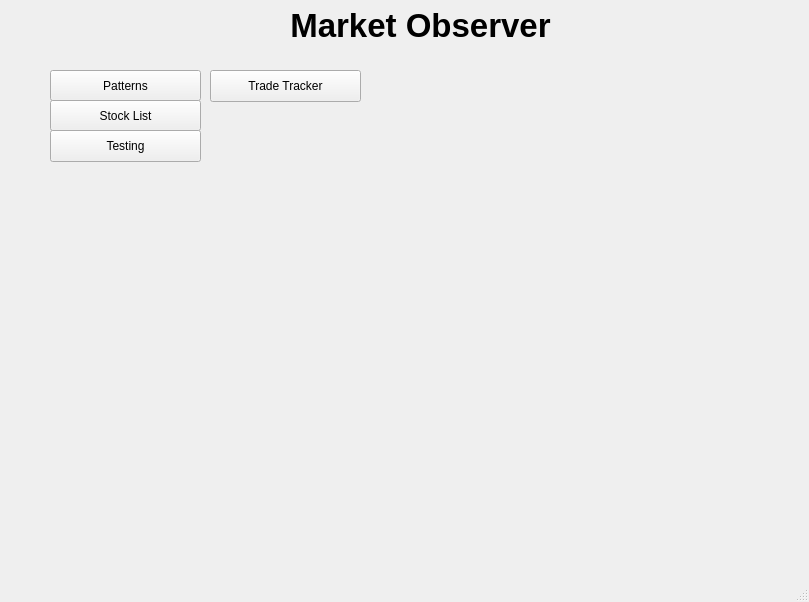
<?xml version="1.0" encoding="UTF-8"?>
<ui version="4.0">
 <class>MainWindow</class>
 <widget class="QMainWindow" name="MainWindow">
  <property name="geometry">
   <rect>
    <x>0</x>
    <y>0</y>
    <width>809</width>
    <height>602</height>
   </rect>
  </property>
  <property name="windowTitle">
   <string>MainWindow</string>
  </property>
  <widget class="QWidget" name="centralwidget">
   <widget class="QStackedWidget" name="stackedWidget">
    <property name="geometry">
     <rect>
      <x>10</x>
      <y>0</y>
      <width>801</width>
      <height>551</height>
     </rect>
    </property>
    <widget class="QWidget" name="homescreenPage">
     <widget class="QPushButton" name="patternsButton">
      <property name="geometry">
       <rect>
        <x>40</x>
        <y>70</y>
        <width>151</width>
        <height>31</height>
       </rect>
      </property>
      <property name="focusPolicy">
       <enum>Qt::NoFocus</enum>
      </property>
      <property name="text">
       <string>Patterns</string>
      </property>
     </widget>
     <widget class="QPushButton" name="stockListButton">
      <property name="geometry">
       <rect>
        <x>40</x>
        <y>100</y>
        <width>151</width>
        <height>31</height>
       </rect>
      </property>
      <property name="focusPolicy">
       <enum>Qt::NoFocus</enum>
      </property>
      <property name="text">
       <string>Stock List</string>
      </property>
     </widget>
     <widget class="QLabel" name="label">
      <property name="geometry">
       <rect>
        <x>230</x>
        <y>0</y>
        <width>361</width>
        <height>51</height>
       </rect>
      </property>
      <property name="font">
       <font>
        <pointsize>25</pointsize>
        <weight>75</weight>
        <bold>true</bold>
       </font>
      </property>
      <property name="text">
       <string>Market Observer</string>
      </property>
      <property name="alignment">
       <set>Qt::AlignCenter</set>
      </property>
     </widget>
     <widget class="QPushButton" name="pushButton">
      <property name="geometry">
       <rect>
        <x>40</x>
        <y>130</y>
        <width>151</width>
        <height>32</height>
       </rect>
      </property>
      <property name="focusPolicy">
       <enum>Qt::NoFocus</enum>
      </property>
      <property name="text">
       <string>Testing</string>
      </property>
     </widget>
     <widget class="QPushButton" name="tradeTrackerButton">
      <property name="enabled">
       <bool>true</bool>
      </property>
      <property name="geometry">
       <rect>
        <x>200</x>
        <y>70</y>
        <width>151</width>
        <height>32</height>
       </rect>
      </property>
      <property name="text">
       <string>Trade Tracker</string>
      </property>
     </widget>
    </widget>
    <widget class="QWidget" name="patternsPage">
     <widget class="QListView" name="patternsListView">
      <property name="geometry">
       <rect>
        <x>120</x>
        <y>40</y>
        <width>501</width>
        <height>511</height>
       </rect>
      </property>
      <property name="font">
       <font>
        <pointsize>16</pointsize>
       </font>
      </property>
      <property name="spacing">
       <number>5</number>
      </property>
     </widget>
     <widget class="QPushButton" name="patternPageBackButton">
      <property name="geometry">
       <rect>
        <x>0</x>
        <y>0</y>
        <width>113</width>
        <height>32</height>
       </rect>
      </property>
      <property name="text">
       <string>Back</string>
      </property>
     </widget>
     <widget class="QPushButton" name="plusminusPatternsButton">
      <property name="geometry">
       <rect>
        <x>760</x>
        <y>0</y>
        <width>41</width>
        <height>32</height>
       </rect>
      </property>
      <property name="text">
       <string>+</string>
      </property>
     </widget>
     <widget class="QPushButton" name="editNewPatternsButton">
      <property name="geometry">
       <rect>
        <x>0</x>
        <y>100</y>
        <width>113</width>
        <height>32</height>
       </rect>
      </property>
      <property name="text">
       <string>Edit</string>
      </property>
     </widget>
     <widget class="QPushButton" name="removeNewPatternsButton">
      <property name="geometry">
       <rect>
        <x>0</x>
        <y>130</y>
        <width>113</width>
        <height>32</height>
       </rect>
      </property>
      <property name="text">
       <string>Remove</string>
      </property>
     </widget>
     <widget class="QLabel" name="label_9">
      <property name="geometry">
       <rect>
        <x>330</x>
        <y>0</y>
        <width>211</width>
        <height>31</height>
       </rect>
      </property>
      <property name="font">
       <font>
        <pointsize>25</pointsize>
        <weight>75</weight>
        <bold>true</bold>
        <underline>true</underline>
       </font>
      </property>
      <property name="text">
       <string>Current Patterns</string>
      </property>
      <property name="alignment">
       <set>Qt::AlignCenter</set>
      </property>
     </widget>
     <widget class="QTextBrowser" name="additionalInfoBrowser">
      <property name="geometry">
       <rect>
        <x>630</x>
        <y>300</y>
        <width>171</width>
        <height>251</height>
       </rect>
      </property>
     </widget>
    </widget>
    <widget class="QWidget" name="stockListPage">
     <widget class="QListView" name="stockListListView">
      <property name="geometry">
       <rect>
        <x>125</x>
        <y>51</y>
        <width>491</width>
        <height>501</height>
       </rect>
      </property>
     </widget>
     <widget class="QLabel" name="label_10">
      <property name="geometry">
       <rect>
        <x>330</x>
        <y>10</y>
        <width>201</width>
        <height>31</height>
       </rect>
      </property>
      <property name="font">
       <font>
        <pointsize>25</pointsize>
        <weight>75</weight>
        <bold>true</bold>
        <underline>true</underline>
       </font>
      </property>
      <property name="text">
       <string>Stock Lists</string>
      </property>
      <property name="alignment">
       <set>Qt::AlignCenter</set>
      </property>
     </widget>
     <widget class="QPushButton" name="stockListPageBackButton">
      <property name="geometry">
       <rect>
        <x>0</x>
        <y>10</y>
        <width>113</width>
        <height>32</height>
       </rect>
      </property>
      <property name="text">
       <string>Back</string>
      </property>
     </widget>
     <widget class="QPushButton" name="removeNewStockListButton">
      <property name="geometry">
       <rect>
        <x>0</x>
        <y>140</y>
        <width>113</width>
        <height>32</height>
       </rect>
      </property>
      <property name="text">
       <string>Remove</string>
      </property>
     </widget>
     <widget class="QPushButton" name="editNewStockListsButton">
      <property name="geometry">
       <rect>
        <x>0</x>
        <y>110</y>
        <width>113</width>
        <height>32</height>
       </rect>
      </property>
      <property name="text">
       <string>Edit</string>
      </property>
     </widget>
     <widget class="QPushButton" name="plusStockListButton">
      <property name="geometry">
       <rect>
        <x>760</x>
        <y>0</y>
        <width>41</width>
        <height>32</height>
       </rect>
      </property>
      <property name="text">
       <string>+</string>
      </property>
     </widget>
     <widget class="QTextBrowser" name="additionalInfoStockListBrowser">
      <property name="geometry">
       <rect>
        <x>630</x>
        <y>300</y>
        <width>171</width>
        <height>251</height>
       </rect>
      </property>
     </widget>
     <widget class="QPushButton" name="viewStockListsButton">
      <property name="geometry">
       <rect>
        <x>660</x>
        <y>120</y>
        <width>113</width>
        <height>32</height>
       </rect>
      </property>
      <property name="text">
       <string>View</string>
      </property>
     </widget>
    </widget>
    <widget class="QWidget" name="stocksPage">
     <widget class="QPushButton" name="stocksBackButton">
      <property name="geometry">
       <rect>
        <x>10</x>
        <y>520</y>
        <width>113</width>
        <height>32</height>
       </rect>
      </property>
      <property name="text">
       <string>Back</string>
      </property>
     </widget>
     <widget class="QListView" name="stocksListView">
      <property name="geometry">
       <rect>
        <x>30</x>
        <y>30</y>
        <width>201</width>
        <height>481</height>
       </rect>
      </property>
     </widget>
     <widget class="QStackedWidget" name="stackedWidget_2">
      <property name="geometry">
       <rect>
        <x>240</x>
        <y>30</y>
        <width>561</width>
        <height>521</height>
       </rect>
      </property>
      <property name="currentIndex">
       <number>1</number>
      </property>
      <widget class="QWidget" name="controlPage">
       <widget class="QPushButton" name="controlPageNewStockButton">
        <property name="geometry">
         <rect>
          <x>20</x>
          <y>40</y>
          <width>113</width>
          <height>32</height>
         </rect>
        </property>
        <property name="text">
         <string>New Stock</string>
        </property>
       </widget>
      </widget>
      <widget class="QWidget" name="addDataPage">
       <widget class="QTableView" name="newStockTableView">
        <property name="geometry">
         <rect>
          <x>10</x>
          <y>30</y>
          <width>521</width>
          <height>391</height>
         </rect>
        </property>
        <property name="selectionMode">
         <enum>QAbstractItemView::ExtendedSelection</enum>
        </property>
       </widget>
       <widget class="QLabel" name="label_11">
        <property name="geometry">
         <rect>
          <x>10</x>
          <y>430</y>
          <width>59</width>
          <height>16</height>
         </rect>
        </property>
        <property name="text">
         <string>Date:</string>
        </property>
       </widget>
       <widget class="QLineEdit" name="dateStockLineEdit">
        <property name="geometry">
         <rect>
          <x>10</x>
          <y>450</y>
          <width>51</width>
          <height>21</height>
         </rect>
        </property>
       </widget>
       <widget class="QLineEdit" name="patternTriggeredStockLineEdit">
        <property name="geometry">
         <rect>
          <x>100</x>
          <y>490</y>
          <width>61</width>
          <height>21</height>
         </rect>
        </property>
       </widget>
       <widget class="QLineEdit" name="patternSuccessStockLineEdit">
        <property name="enabled">
         <bool>true</bool>
        </property>
        <property name="geometry">
         <rect>
          <x>280</x>
          <y>490</y>
          <width>61</width>
          <height>21</height>
         </rect>
        </property>
       </widget>
       <widget class="QLabel" name="label_14">
        <property name="geometry">
         <rect>
          <x>390</x>
          <y>430</y>
          <width>121</width>
          <height>16</height>
         </rect>
        </property>
        <property name="text">
         <string>Date of Peak Price:</string>
        </property>
       </widget>
       <widget class="QLineEdit" name="dateOfPeakPriceLineEdit">
        <property name="geometry">
         <rect>
          <x>390</x>
          <y>450</y>
          <width>71</width>
          <height>21</height>
         </rect>
        </property>
       </widget>
       <widget class="QPushButton" name="addDataWithinStockButton">
        <property name="geometry">
         <rect>
          <x>480</x>
          <y>460</y>
          <width>81</width>
          <height>32</height>
         </rect>
        </property>
        <property name="text">
         <string>Add</string>
        </property>
       </widget>
       <widget class="QPushButton" name="removeDataWithinStockButton">
        <property name="geometry">
         <rect>
          <x>480</x>
          <y>490</y>
          <width>81</width>
          <height>32</height>
         </rect>
        </property>
        <property name="text">
         <string>Remove</string>
        </property>
       </widget>
       <widget class="QPushButton" name="returnToStatsButton">
        <property name="geometry">
         <rect>
          <x>420</x>
          <y>0</y>
          <width>112</width>
          <height>32</height>
         </rect>
        </property>
        <property name="text">
         <string>Stats</string>
        </property>
       </widget>
       <widget class="QRadioButton" name="patternSuccessRadioButton">
        <property name="geometry">
         <rect>
          <x>70</x>
          <y>450</y>
          <width>131</width>
          <height>20</height>
         </rect>
        </property>
        <property name="text">
         <string>Successful Yeild?</string>
        </property>
       </widget>
       <widget class="QRadioButton" name="patternTriggeredRadioButton">
        <property name="geometry">
         <rect>
          <x>70</x>
          <y>430</y>
          <width>141</width>
          <height>20</height>
         </rect>
        </property>
        <property name="text">
         <string>Pattern Triggered?</string>
        </property>
       </widget>
       <widget class="QPushButton" name="specialDataTableAddDataButton">
        <property name="geometry">
         <rect>
          <x>10</x>
          <y>0</y>
          <width>41</width>
          <height>32</height>
         </rect>
        </property>
        <property name="text">
         <string>+</string>
        </property>
       </widget>
       <widget class="QLabel" name="label_12">
        <property name="geometry">
         <rect>
          <x>220</x>
          <y>430</y>
          <width>101</width>
          <height>16</height>
         </rect>
        </property>
        <property name="text">
         <string>Price at Trigger:</string>
        </property>
       </widget>
       <widget class="QLabel" name="label_15">
        <property name="geometry">
         <rect>
          <x>220</x>
          <y>450</y>
          <width>101</width>
          <height>16</height>
         </rect>
        </property>
        <property name="text">
         <string>Price at Peak:</string>
        </property>
       </widget>
       <widget class="QLineEdit" name="priceAtTriggerLineEdit">
        <property name="geometry">
         <rect>
          <x>320</x>
          <y>430</y>
          <width>41</width>
          <height>21</height>
         </rect>
        </property>
       </widget>
       <widget class="QLineEdit" name="priceAtPeakLineEdit">
        <property name="geometry">
         <rect>
          <x>320</x>
          <y>450</y>
          <width>41</width>
          <height>21</height>
         </rect>
        </property>
       </widget>
      </widget>
      <widget class="QWidget" name="statsPage">
       <widget class="QLabel" name="stockNameLabel">
        <property name="geometry">
         <rect>
          <x>210</x>
          <y>5</y>
          <width>141</width>
          <height>21</height>
         </rect>
        </property>
        <property name="font">
         <font>
          <weight>75</weight>
          <bold>true</bold>
          <underline>true</underline>
         </font>
        </property>
        <property name="text">
         <string>StockName</string>
        </property>
        <property name="alignment">
         <set>Qt::AlignCenter</set>
        </property>
       </widget>
       <widget class="QTextBrowser" name="statsTextBrowser">
        <property name="geometry">
         <rect>
          <x>0</x>
          <y>30</y>
          <width>551</width>
          <height>451</height>
         </rect>
        </property>
       </widget>
       <widget class="QPushButton" name="editStatsbutton">
        <property name="geometry">
         <rect>
          <x>10</x>
          <y>0</y>
          <width>121</width>
          <height>32</height>
         </rect>
        </property>
        <property name="text">
         <string>Edit/Enter Stats</string>
        </property>
       </widget>
       <widget class="QPushButton" name="removeStockButton">
        <property name="geometry">
         <rect>
          <x>440</x>
          <y>0</y>
          <width>112</width>
          <height>32</height>
         </rect>
        </property>
        <property name="text">
         <string>Remove Stock</string>
        </property>
       </widget>
      </widget>
     </widget>
     <widget class="QPushButton" name="otherAddNewStockButton">
      <property name="geometry">
       <rect>
        <x>30</x>
        <y>0</y>
        <width>41</width>
        <height>32</height>
       </rect>
      </property>
      <property name="text">
       <string>+</string>
      </property>
     </widget>
    </widget>
    <widget class="QWidget" name="testPage">
     <widget class="QLabel" name="label_3">
      <property name="geometry">
       <rect>
        <x>70</x>
        <y>60</y>
        <width>681</width>
        <height>121</height>
       </rect>
      </property>
      <property name="font">
       <font>
        <pointsize>7</pointsize>
       </font>
      </property>
      <property name="text">
       <string>path</string>
      </property>
     </widget>
     <widget class="QPushButton" name="createMainDataDirectoryButton">
      <property name="geometry">
       <rect>
        <x>50</x>
        <y>270</y>
        <width>191</width>
        <height>32</height>
       </rect>
      </property>
      <property name="text">
       <string>Create Main Data Directory</string>
      </property>
     </widget>
     <widget class="QPushButton" name="emptyButton">
      <property name="geometry">
       <rect>
        <x>290</x>
        <y>270</y>
        <width>201</width>
        <height>32</height>
       </rect>
      </property>
      <property name="text">
       <string>Is this directory empty?</string>
      </property>
     </widget>
     <widget class="QLabel" name="label_4">
      <property name="geometry">
       <rect>
        <x>320</x>
        <y>310</y>
        <width>141</width>
        <height>20</height>
       </rect>
      </property>
      <property name="text">
       <string>Empty?</string>
      </property>
      <property name="alignment">
       <set>Qt::AlignCenter</set>
      </property>
     </widget>
     <widget class="QPushButton" name="createDatabaseButton">
      <property name="geometry">
       <rect>
        <x>530</x>
        <y>270</y>
        <width>201</width>
        <height>32</height>
       </rect>
      </property>
      <property name="text">
       <string>Create database in appdata</string>
      </property>
     </widget>
     <widget class="QLabel" name="label_5">
      <property name="geometry">
       <rect>
        <x>520</x>
        <y>300</y>
        <width>221</width>
        <height>20</height>
       </rect>
      </property>
      <property name="text">
       <string/>
      </property>
      <property name="alignment">
       <set>Qt::AlignCenter</set>
      </property>
     </widget>
     <widget class="QLabel" name="label_6">
      <property name="geometry">
       <rect>
        <x>520</x>
        <y>380</y>
        <width>231</width>
        <height>20</height>
       </rect>
      </property>
      <property name="text">
       <string/>
      </property>
      <property name="alignment">
       <set>Qt::AlignCenter</set>
      </property>
     </widget>
     <widget class="QPushButton" name="deleteDatabaseButton">
      <property name="geometry">
       <rect>
        <x>530</x>
        <y>350</y>
        <width>201</width>
        <height>32</height>
       </rect>
      </property>
      <property name="text">
       <string>Try to delete the database</string>
      </property>
     </widget>
     <widget class="QPushButton" name="checkExistanceButton">
      <property name="geometry">
       <rect>
        <x>520</x>
        <y>400</y>
        <width>231</width>
        <height>32</height>
       </rect>
      </property>
      <property name="text">
       <string>Check if it maindatabase.db exist</string>
      </property>
     </widget>
     <widget class="QPushButton" name="returnButton">
      <property name="geometry">
       <rect>
        <x>10</x>
        <y>510</y>
        <width>113</width>
        <height>32</height>
       </rect>
      </property>
      <property name="text">
       <string>Return</string>
      </property>
     </widget>
     <widget class="QPushButton" name="nextTestButton">
      <property name="geometry">
       <rect>
        <x>640</x>
        <y>510</y>
        <width>113</width>
        <height>32</height>
       </rect>
      </property>
      <property name="text">
       <string>Next Test</string>
      </property>
     </widget>
    </widget>
    <widget class="QWidget" name="testPage2">
     <widget class="QPushButton" name="returnButton2">
      <property name="geometry">
       <rect>
        <x>10</x>
        <y>500</y>
        <width>131</width>
        <height>32</height>
       </rect>
      </property>
      <property name="text">
       <string>Return</string>
      </property>
     </widget>
     <widget class="QPushButton" name="pushButton_3">
      <property name="geometry">
       <rect>
        <x>80</x>
        <y>230</y>
        <width>61</width>
        <height>32</height>
       </rect>
      </property>
      <property name="text">
       <string>Save</string>
      </property>
     </widget>
     <widget class="QLineEdit" name="lineEdit">
      <property name="geometry">
       <rect>
        <x>110</x>
        <y>200</y>
        <width>113</width>
        <height>21</height>
       </rect>
      </property>
     </widget>
     <widget class="QLineEdit" name="lineEdit_2">
      <property name="geometry">
       <rect>
        <x>110</x>
        <y>120</y>
        <width>113</width>
        <height>21</height>
       </rect>
      </property>
     </widget>
     <widget class="QLineEdit" name="lineEdit_3">
      <property name="geometry">
       <rect>
        <x>110</x>
        <y>160</y>
        <width>113</width>
        <height>21</height>
       </rect>
      </property>
     </widget>
     <widget class="QLabel" name="label_2">
      <property name="geometry">
       <rect>
        <x>30</x>
        <y>160</y>
        <width>59</width>
        <height>16</height>
       </rect>
      </property>
      <property name="text">
       <string>Name</string>
      </property>
     </widget>
     <widget class="QLabel" name="label_7">
      <property name="geometry">
       <rect>
        <x>30</x>
        <y>120</y>
        <width>59</width>
        <height>16</height>
       </rect>
      </property>
      <property name="text">
       <string>Number</string>
      </property>
     </widget>
     <widget class="QLabel" name="label_8">
      <property name="geometry">
       <rect>
        <x>30</x>
        <y>200</y>
        <width>59</width>
        <height>16</height>
       </rect>
      </property>
      <property name="text">
       <string>Amount</string>
      </property>
     </widget>
     <widget class="QPushButton" name="createTableButton">
      <property name="geometry">
       <rect>
        <x>110</x>
        <y>20</y>
        <width>113</width>
        <height>32</height>
       </rect>
      </property>
      <property name="text">
       <string>Create Table</string>
      </property>
     </widget>
     <widget class="QLabel" name="creationLabel">
      <property name="geometry">
       <rect>
        <x>220</x>
        <y>30</y>
        <width>121</width>
        <height>16</height>
       </rect>
      </property>
      <property name="text">
       <string/>
      </property>
     </widget>
     <widget class="QPushButton" name="updateButton">
      <property name="geometry">
       <rect>
        <x>130</x>
        <y>230</y>
        <width>71</width>
        <height>32</height>
       </rect>
      </property>
      <property name="text">
       <string>Update</string>
      </property>
     </widget>
     <widget class="QPushButton" name="pushButton_2">
      <property name="geometry">
       <rect>
        <x>270</x>
        <y>120</y>
        <width>131</width>
        <height>32</height>
       </rect>
      </property>
      <property name="text">
       <string>Clean Table</string>
      </property>
     </widget>
     <widget class="QPushButton" name="deleteTableButton">
      <property name="geometry">
       <rect>
        <x>270</x>
        <y>150</y>
        <width>131</width>
        <height>32</height>
       </rect>
      </property>
      <property name="text">
       <string>Delete Table</string>
      </property>
     </widget>
     <widget class="QPushButton" name="deleteButton">
      <property name="geometry">
       <rect>
        <x>190</x>
        <y>230</y>
        <width>61</width>
        <height>32</height>
       </rect>
      </property>
      <property name="text">
       <string>Delete</string>
      </property>
     </widget>
     <widget class="QPushButton" name="pushButton_4">
      <property name="geometry">
       <rect>
        <x>480</x>
        <y>150</y>
        <width>113</width>
        <height>32</height>
       </rect>
      </property>
      <property name="text">
       <string>Exists?</string>
      </property>
     </widget>
     <widget class="QLineEdit" name="lineEdit_4">
      <property name="geometry">
       <rect>
        <x>480</x>
        <y>120</y>
        <width>113</width>
        <height>21</height>
       </rect>
      </property>
     </widget>
     <widget class="QTableView" name="tableView">
      <property name="geometry">
       <rect>
        <x>280</x>
        <y>250</y>
        <width>511</width>
        <height>301</height>
       </rect>
      </property>
     </widget>
     <widget class="QPushButton" name="loadTableButton">
      <property name="geometry">
       <rect>
        <x>480</x>
        <y>220</y>
        <width>113</width>
        <height>32</height>
       </rect>
      </property>
      <property name="text">
       <string>Load Table</string>
      </property>
     </widget>
    </widget>
    <widget class="QWidget" name="tradeTrackerPage">
     <widget class="QLabel" name="tradeProfitLossLabel">
      <property name="geometry">
       <rect>
        <x>640</x>
        <y>30</y>
        <width>111</width>
        <height>16</height>
       </rect>
      </property>
      <property name="text">
       <string>Total Profits/Loss</string>
      </property>
     </widget>
     <widget class="QLabel" name="tradeProfitLossDataLabel">
      <property name="geometry">
       <rect>
        <x>680</x>
        <y>50</y>
        <width>58</width>
        <height>16</height>
       </rect>
      </property>
      <property name="text">
       <string>Data</string>
      </property>
     </widget>
     <widget class="QTableView" name="tradeTrackerClosedTableView">
      <property name="geometry">
       <rect>
        <x>5</x>
        <y>31</y>
        <width>591</width>
        <height>291</height>
       </rect>
      </property>
     </widget>
     <widget class="QLabel" name="openOrCloseLabel">
      <property name="geometry">
       <rect>
        <x>610</x>
        <y>130</y>
        <width>181</width>
        <height>20</height>
       </rect>
      </property>
      <property name="text">
       <string>Open/Close</string>
      </property>
      <property name="alignment">
       <set>Qt::AlignCenter</set>
      </property>
     </widget>
     <widget class="QLineEdit" name="ttdateLineEdit">
      <property name="geometry">
       <rect>
        <x>610</x>
        <y>190</y>
        <width>81</width>
        <height>21</height>
       </rect>
      </property>
     </widget>
     <widget class="QLabel" name="label_13">
      <property name="geometry">
       <rect>
        <x>630</x>
        <y>170</y>
        <width>31</width>
        <height>16</height>
       </rect>
      </property>
      <property name="text">
       <string>Date:</string>
      </property>
     </widget>
     <widget class="QPushButton" name="backTradeTrackerButton">
      <property name="geometry">
       <rect>
        <x>0</x>
        <y>0</y>
        <width>112</width>
        <height>32</height>
       </rect>
      </property>
      <property name="text">
       <string>Back</string>
      </property>
     </widget>
     <widget class="QLabel" name="label_16">
      <property name="geometry">
       <rect>
        <x>720</x>
        <y>170</y>
        <width>58</width>
        <height>16</height>
       </rect>
      </property>
      <property name="text">
       <string>Symbol:</string>
      </property>
     </widget>
     <widget class="QLineEdit" name="ttsymbolLineEdit">
      <property name="geometry">
       <rect>
        <x>710</x>
        <y>190</y>
        <width>81</width>
        <height>21</height>
       </rect>
      </property>
     </widget>
     <widget class="QLabel" name="label_17">
      <property name="geometry">
       <rect>
        <x>660</x>
        <y>230</y>
        <width>81</width>
        <height>16</height>
       </rect>
      </property>
      <property name="text">
       <string>Order Type:</string>
      </property>
     </widget>
     <widget class="QComboBox" name="orderTypComboBox">
      <property name="geometry">
       <rect>
        <x>650</x>
        <y>250</y>
        <width>91</width>
        <height>32</height>
       </rect>
      </property>
     </widget>
     <widget class="QLabel" name="label_18">
      <property name="geometry">
       <rect>
        <x>630</x>
        <y>300</y>
        <width>51</width>
        <height>16</height>
       </rect>
      </property>
      <property name="text">
       <string>Amount:</string>
      </property>
     </widget>
     <widget class="QLineEdit" name="ttdateLineEdit_2">
      <property name="geometry">
       <rect>
        <x>610</x>
        <y>320</y>
        <width>81</width>
        <height>21</height>
       </rect>
      </property>
     </widget>
     <widget class="QLabel" name="label_19">
      <property name="geometry">
       <rect>
        <x>730</x>
        <y>300</y>
        <width>51</width>
        <height>16</height>
       </rect>
      </property>
      <property name="text">
       <string>Price:</string>
      </property>
     </widget>
     <widget class="QLineEdit" name="ttdateLineEdit_3">
      <property name="geometry">
       <rect>
        <x>710</x>
        <y>320</y>
        <width>81</width>
        <height>21</height>
       </rect>
      </property>
     </widget>
     <widget class="QLabel" name="label_20">
      <property name="geometry">
       <rect>
        <x>620</x>
        <y>370</y>
        <width>71</width>
        <height>16</height>
       </rect>
      </property>
      <property name="text">
       <string>Strike Price:</string>
      </property>
     </widget>
     <widget class="QLabel" name="label_21">
      <property name="geometry">
       <rect>
        <x>720</x>
        <y>370</y>
        <width>71</width>
        <height>16</height>
       </rect>
      </property>
      <property name="text">
       <string>Expiration:</string>
      </property>
     </widget>
     <widget class="QLineEdit" name="ttdateLineEdit_4">
      <property name="geometry">
       <rect>
        <x>710</x>
        <y>390</y>
        <width>81</width>
        <height>21</height>
       </rect>
      </property>
     </widget>
     <widget class="QLineEdit" name="ttdateLineEdit_5">
      <property name="geometry">
       <rect>
        <x>610</x>
        <y>390</y>
        <width>81</width>
        <height>21</height>
       </rect>
      </property>
     </widget>
     <widget class="QTableView" name="tableView_2">
      <property name="geometry">
       <rect>
        <x>10</x>
        <y>360</y>
        <width>591</width>
        <height>192</height>
       </rect>
      </property>
     </widget>
     <widget class="QLabel" name="label_22">
      <property name="geometry">
       <rect>
        <x>210</x>
        <y>340</y>
        <width>171</width>
        <height>16</height>
       </rect>
      </property>
      <property name="text">
       <string>Positions Currently Open</string>
      </property>
     </widget>
     <widget class="QLabel" name="label_23">
      <property name="geometry">
       <rect>
        <x>230</x>
        <y>10</y>
        <width>101</width>
        <height>16</height>
       </rect>
      </property>
      <property name="text">
       <string>Closed Positions</string>
      </property>
     </widget>
    </widget>
   </widget>
  </widget>
  <widget class="QMenuBar" name="menubar">
   <property name="geometry">
    <rect>
     <x>0</x>
     <y>0</y>
     <width>809</width>
     <height>22</height>
    </rect>
   </property>
  </widget>
  <widget class="QStatusBar" name="statusbar"/>
 </widget>
 <resources/>
 <connections/>
</ui>
